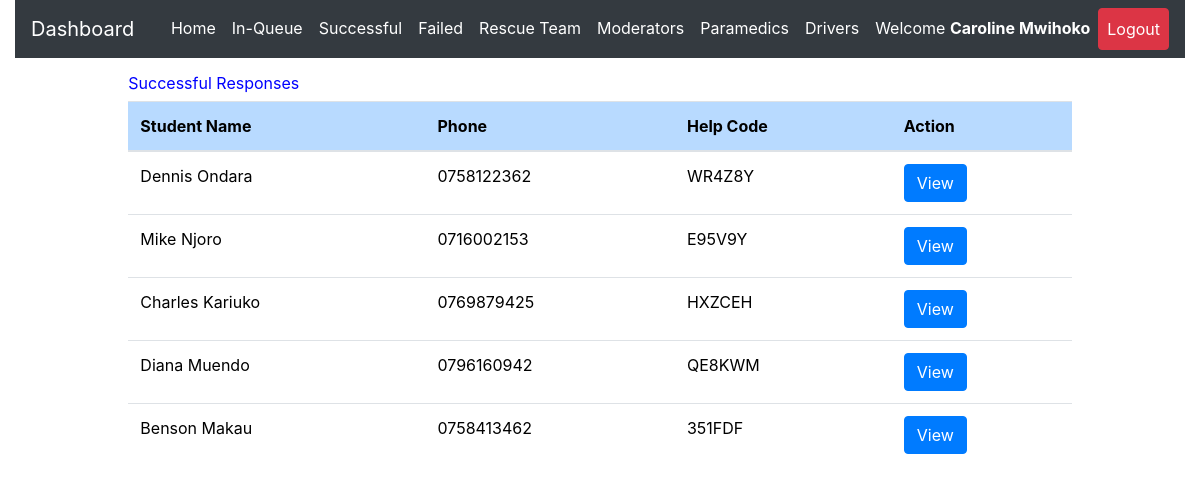
/admin/successful.php (signed in), run on an earlier commit of the app's database.
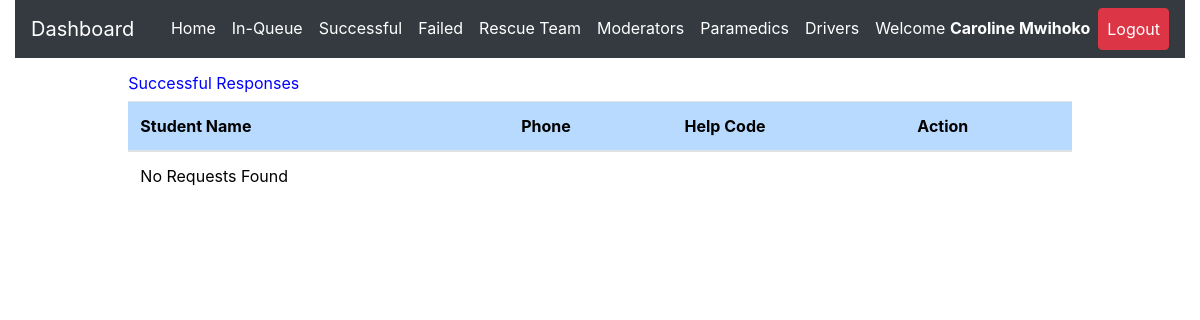
And on a later commit of the database.
### tables this page shows
CREATE TABLE `request_status` (
  `id` int(20) NOT NULL,
  `helpID` varchar(50) NOT NULL,
  `ip_address` varchar(100) NOT NULL,
  `request_latitude` varchar(50) NOT NULL,
  `request_longitude` varchar(50) NOT NULL,
  `status` varchar(50) DEFAULT 'Pending',
  `emergency_type` varchar(50) NOT NULL,
  `emergency_description` varchar(255) DEFAULT NULL,
  `admNo` varchar(255) NOT NULL,
  `timestamp` datetime NOT NULL DEFAULT CURRENT_TIMESTAMP
);

CREATE TABLE `student_details` (
  `id` int(20) NOT NULL,
  `regNum` varchar(255) NOT NULL,
  `firstname` varchar(255) NOT NULL,
  `lastname` varchar(255) NOT NULL,
  `emailaddress` varchar(255) NOT NULL,
  `phonenumber` varchar(15) NOT NULL,
  `password` varchar(255) NOT NULL,
  `password_reset_token` varchar(500) DEFAULT NULL,
  `date` datetime NOT NULL DEFAULT CURRENT_TIMESTAMP
);

### admin/successful.php (the view, shortened to what this page needs)
<?php
include 'server.php';
?>
<!DOCTYPE html>
<html lang="en">
<?php include './includes/header.php'; ?>
  <body>
    <?php include './includes/navbar.php'; ?>
  <div class="row m-3">
  <div class="col-md-1"></div>
    <div class="col-md-10">
<div class="table-responsive-lg">
    <table class="table" style='color:black; font-weight:normal'>
        <thead>
          <h6  style='color:blue; font-weight:normal'>
          Successful Responses</h6>
            <tr >
              <th scope="col" class="table-primary">Student Name</th>
              <th scope="col" class="table-primary">Phone</th>
              <th scope="col" class="table-primary">Help Code</th>
              <th scope="col" class="table-primary">Action</th>
            </tr>
          </thead>
          <tbody>
    <?php
    if($_SESSION['admin_id']){
        $data_fetch_query = "SELECT request_status.id, request_status.helpID,request_status.status,
        request_status.admNo,request_status.timestamp,student_details.regNum,student_details.regNum,
        student_details.firstname,student_details.lastname,student_details.phonenumber
        FROM request_status
        INNER JOIN student_details ON request_status.admNo = student_details.regNum  WHERE request_status.status ='Successful' order by request_status.timestamp DESC;";
        $data_result = mysqli_query($db, $data_fetch_query);
        if ($data_result->num_rows > 0){
            while($row = $data_result->fetch_assoc()) {
            $help_code=$row["helpID"];
        echo "<tr> <td>" .$row["firstname"]. " ".$row["lastname"]. "</td>";
        echo "<td>" .$row["phonenumber"]."</td>";
        echo "<td>" .$row["helpID"]."</td>";
        echo "<td>
        <form method ='POST' action='server.php'>
        <input  type='text' hidden name='help_code' value='$help_code'>
        <input type='submit' value='View' name='view-requests-being-attended-btn' class='btn btn-primary'>
        </form>
        </td> </tr>";
        }
        }else{
        echo "<td>"."No Requests Found"."</td>";
        }
        } else{
            echo "<td>"."No Data Found"."</td>";
        }
?>
          </tbody>
    </table>
  </div>
  </div>
  <div class="col-md-1"></div>
</div>
  </body>
</html>

What changed in the data, as far as the page shows it:
removed request_status: admNo.firstname "Dennis", admNo.lastname "Ondara", admNo.phonenumber "0758122362", helpID "WR4Z8Y"
removed request_status: admNo.firstname "Mike", admNo.lastname "Njoro", admNo.phonenumber "0716002153", helpID "E95V9Y"
removed request_status: admNo.firstname "Charles", admNo.lastname "Kariuko", admNo.phonenumber "0769879425", helpID "HXZCEH"
removed request_status: admNo.firstname "Diana", admNo.lastname "Muendo", admNo.phonenumber "0796160942", helpID "QE8KWM"
removed request_status: admNo.firstname "Benson", admNo.lastname "Makau", admNo.phonenumber "0758413462", helpID "351FDF"
Also different on the page:
text now shown: "No Requests Found"
